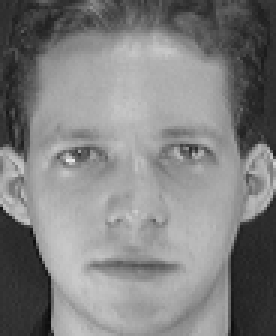
#> input picture 8. Computer Vision with Deep Learning/Chapter 8/b8_face_recognition_p1/eigenface_data/s1/1.pgm, 92 x 112 px (shown 3 times larger); its folder holds 3 pictures in this run
$ jupyter execute --allow-errors ex3_eigen_face.ipynb
#> lines starting #> are read from the running program, lines starting #| are printed output that depends on the picture
# Yêu cầu:
1. Đọc bộ dataset nằm trong folder data/eigenface_data
2. Sử dụng Eigenface xây dựng mô hình nhận diện gương mặt
3. Tính mean face, random face
4. Report độ chính xác và đánh giá

## Exercise. How do we do Face Recognition In the Past??
## >> Using EigenFace

### 1. Import data

[cell 1]
import cv2
import os
import numpy as np
import matplotlib.pyplot as plt
from sklearn.decomposition import PCA

# Read face image from zip file on the fly
faces = {}
for folder in os.listdir("eigenface_data"):
    for img in os.listdir("eigenface_data/"+folder):
        img_path  = "eigenface_data/"+folder+"/"+img
        faces[img_path] = cv2.imread(img_path,cv2.IMREAD_GRAYSCALE)

[cell 2]
# Show sample faces using matplotlib
fig, axes = plt.subplots(4,4,sharex=True,sharey=True,figsize=(8,10))
faceimages = list(faces.values())[-16:] # take last 16 images
#> faceimages = 4 items
#> (the rest of this cell did not finish here and is left out)

[cell 3]
# Print some details
faceshape = list(faces.values())[0].shape
#> faceshape = (112, 92)
print("Face image shape:", faceshape)
#| Face image shape: (112, 92)

classes = set(filename.split("/")[1] for filename in faces.keys())
#> classes = 2 items
print("Number of classes:", len(classes))
#| Number of classes: 2
print("Number of images:", len(faces))
#| Number of images: 4

## 2. Train test split

[cell 4]
classes = list(filename.split("/")[1] for filename in faces.keys())
#> classes = ['s1', 's1', 's1', 's10']

[cell 5]
import pandas as pd
data = pd.DataFrame({'image':list(faces.keys()),'label':classes})
#> data = table of 4 rows and 2 columns

#### Take 1 row of each group to become the test set

[cell 6]
X_test = data.groupby('label').nth(0)
#> X_test = table of 2 rows and 2 columns

[cell 7]
X_test
#> Out = table of 2 rows and 2 columns

[cell 8]
X_test.label.unique()

[cell 9]
len(X_test.label.unique())
#> Out = 2

[cell 10]
train_index = np.array(set(data.index)-set(X_test.index))
X_train = data.loc[train_index,:]
#> X_train = table of 2 rows and 2 columns

[cell 11]
X_train
#> Out = table of 2 rows and 2 columns

## 3. Do the eigenFace

[cell 12]
face_matrix = []
for img in X_train.image.to_list():
    face_matrix.append(faces[img].flatten())
#> this loop made 2 passes
#> img on passes 1 to 2: 'eigenface_data/s1/10.pgm', 'eigenface_data/s1/3.pgm'
#> after the loop, face_matrix = 2 items

[cell 13]
face_matrix = np.array(face_matrix)

[cell 14]
face_matrix.shape
#> Out = (2, 10304)

[cell 15]
# Apply PCA and take first K principal components as eigenfaces
from sklearn.decomposition import PCA

pca = PCA().fit(face_matrix)
n_components = 50
eigenfaces = pca.components_[:n_components]

[cell 16]
# Show the first 16 eigenfaces
fig, axes = plt.subplots(4,4,sharex=True,sharey=True,figsize=(8,10))
#> (the rest of this cell did not finish here and is left out)

## 4. Reconstruct Faces using PCA

[cell 17]
weights = eigenfaces @ (face_matrix - pca.mean_).T
#> weights = [[2387.8, -2387.8], [5.4e-12, -5.4e-12]]
print("Shape of the weight matrix:", weights.shape)
#| Shape of the weight matrix: (2, 2)

## 5. Perform Test

[cell 18]
test_labels = X_test.label.to_list()
#> test_labels = ['s1', 's10']
train_labels = X_train.label.to_list()
#> train_labels = ['s1', 's1']
predictions = []
for img in X_test.image.to_list():
    query = faces[img].reshape(1,-1) #reshape and get the current query face
    query_weight = eigenfaces @ (query - pca.mean_).T
    euclidean_distance = np.linalg.norm(weights - query_weight, axis=0)
    best_match = np.argmin(euclidean_distance)
    predictions.append(train_labels[best_match])
#> this loop made 2 passes
#> (img, query_weight, euclidean_distance, best_match) on passes 1 to 2: ('eigenface_data/s1/1.pgm', [-594.6, 11.14], [2982.5, 1793.3], 1), ('eigenface_data/s10/1.pgm', [-1062.5, 101.7], [3451.8, 1329.3], 1)
#> after the loop, predictions = ['s1', 's1']

[cell 19]
fig, axes = plt.subplots(1,2,sharex=True,sharey=True,figsize=(8,6))
axes[0].imshow(query.reshape(faceshape), cmap="gray")
axes[0].set_title("Query")
axes[1].imshow(face_matrix[best_match].reshape(faceshape), cmap="gray")
axes[1].set_title("Best match")
plt.show()
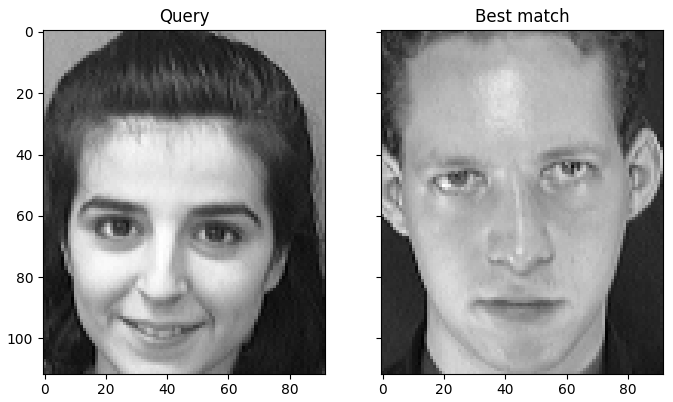
#> figure drawn by matplotlib, 2 panels

#> (a cell that did not finish here is left out)

[cell 21]
...
# Visualize the mean face and random face
fig, axes = plt.subplots(1,2,sharex=True,sharey=True,figsize=(8,6))
axes[0].imshow(pca.mean_.reshape(faceshape), cmap="gray")
axes[0].set_title("Mean face")
random_weights = np.random.randn(n_components) * weights.std()
#> random_weights = 50 values, max 3832.4 at index 24, min -4310.6 at index 20, mean 237.3
#> (the rest of this cell did not finish here and is left out)
